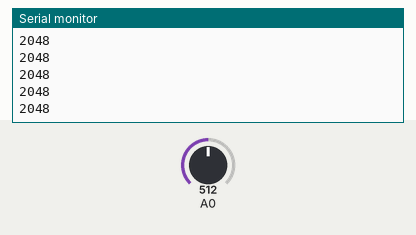
This sketch was run on a simulated Arduino Zero (SAMD21). Parts: the last lines printed to the serial monitor. The inputs (shaded band) are chosen by the test bench; at power-on: A0 = 512 (analog values on the 0–1023 scale).

Above: at 1.2 s.
1.3 s: A0 set to 716
At 1.41 s:
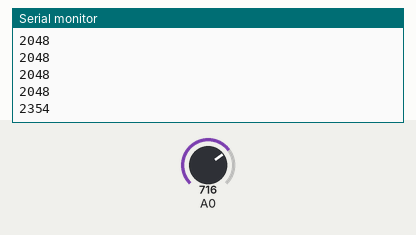
2.8 s: A0 set to 900
At 2.82 s:
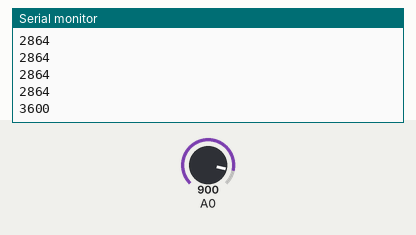
Timing chart, 0 to 5.8 s (numbered marks = the images above; inputs shaded):
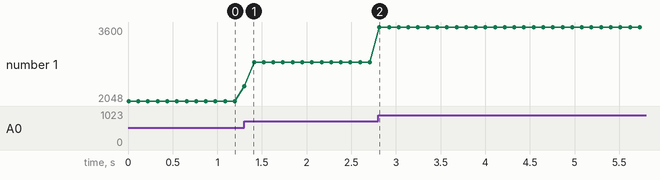

The sketch:

atnator.ino
```cpp
void setup() {
  pinMode(A0, INPUT);
  Serial.begin(115200);
}

void loop() {
  int one, two, three, four, five, six, seven, eight, ave;
  analogReadResolution(12);

  one = analogRead(A0);
  delay(1);
  two = analogRead(A0);
  delay(1);
  three = analogRead(A0);
  delay(1);
  four = analogRead(A0);
  delay(1);
  five = analogRead(A0);
  delay(1);
  six = analogRead(A0);
  delay(1);
  seven = analogRead(A0);
  delay(1);
  eight = analogRead(A0);
  ave = (one + two + three + four + five + six + seven + eight) / 8;

  Serial.println(ave);

  delay(100);
}
```

Measured:
- after the input at 1.3 s, the serial monitor: prints a new line at once (image 1)
- after the input at 2.8 s, the serial monitor: prints a new line at once (image 2)
- plotted number 1: 2048 → 2864 after the input at 1.3 s, 2864 → 3600 after the input at 2.8 s
